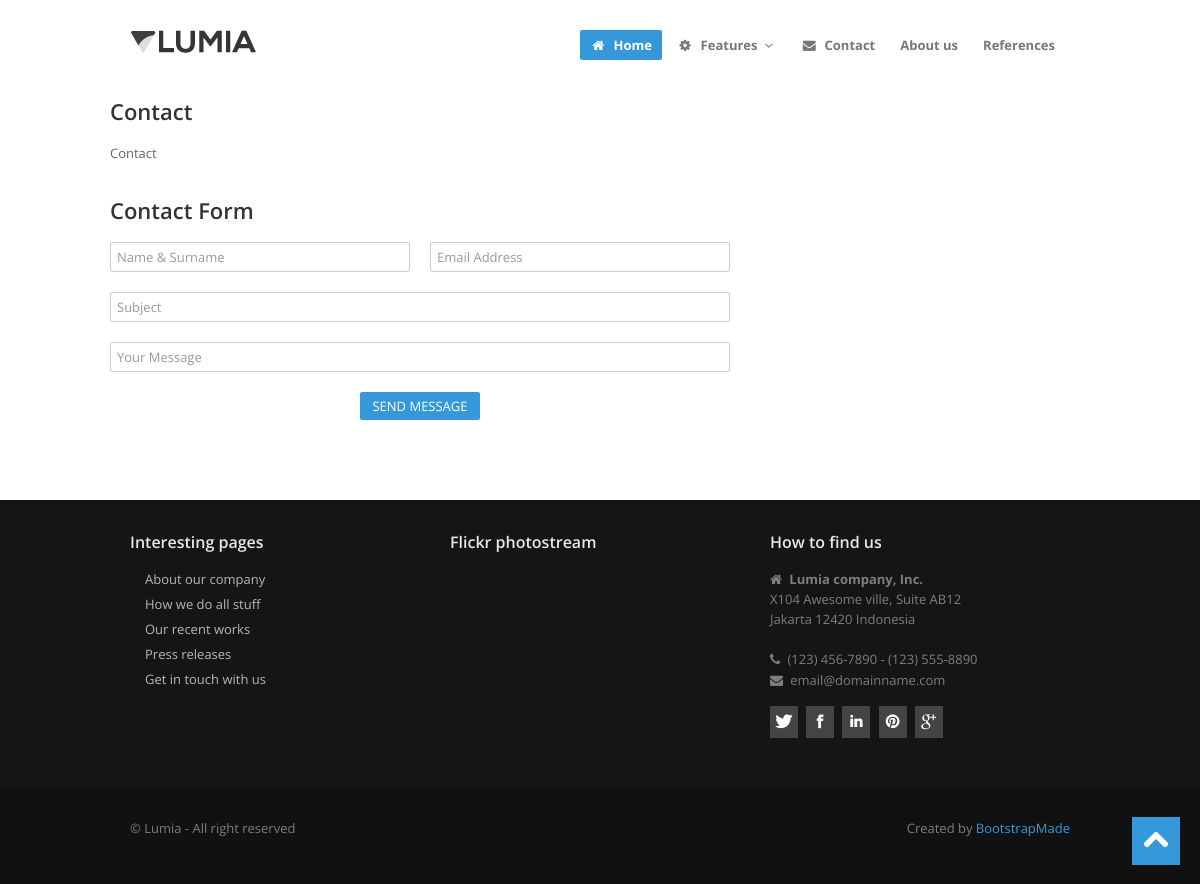
Before: /contact with the older database file.
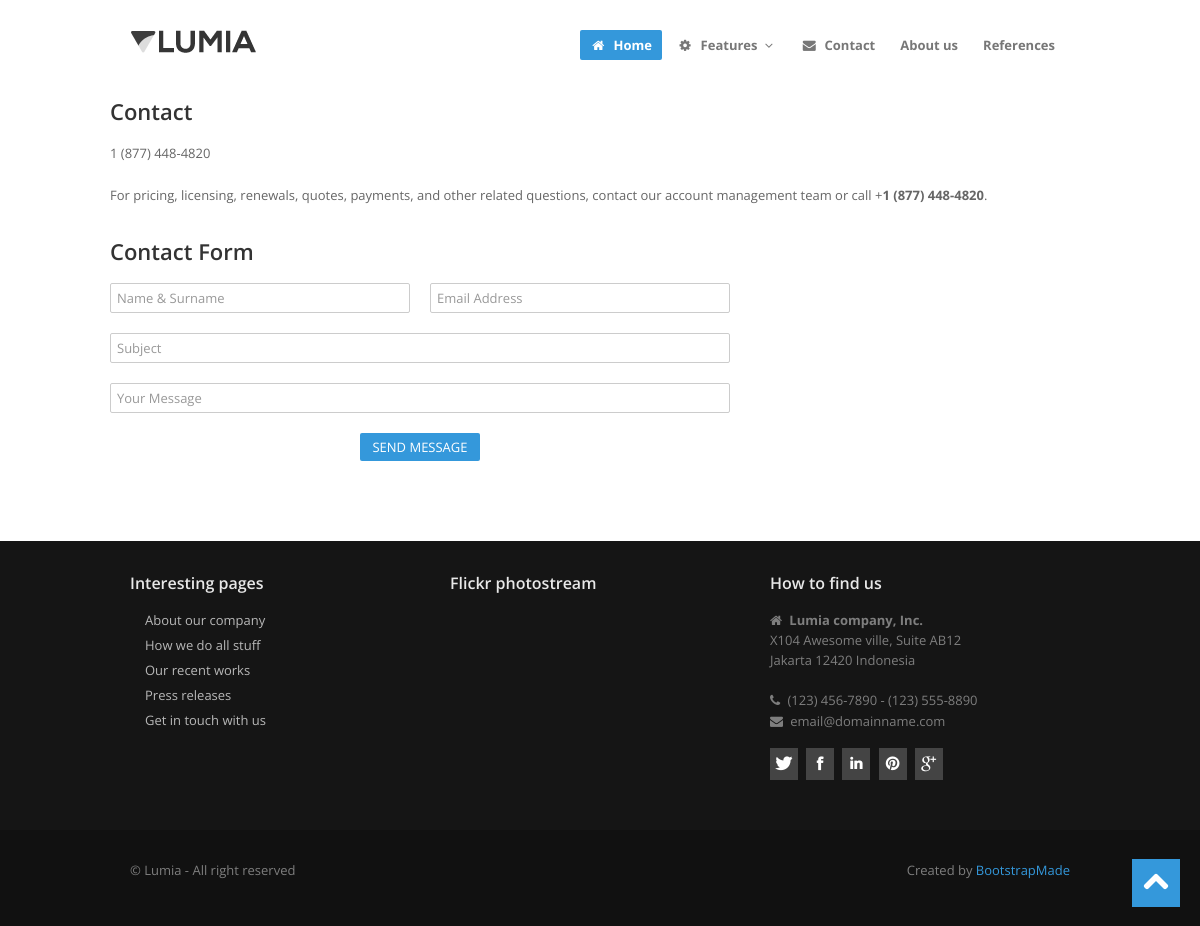
After: the same page with the newer database file.
### home/models.py (models this page shows, shortened)
class Setting(models.Model):
    title = models.CharField(max_length=200)
    keywords = models.CharField(max_length=255)
    description = models.CharField(max_length=255)
    company = models.CharField(max_length=80)
    address = models.CharField(max_length=255, blank=True)
    phone = models.CharField(max_length=20, blank=True)
    fax = models.CharField(max_length=20, blank=True)
    email = models.EmailField()
    smtpserver = models.CharField(max_length=255, blank=True)
    smtpemail = models.EmailField(blank=True)
    smtppassword = models.CharField(max_length=50, blank=True)
    smtpport = models.IntegerField(blank=True, null=True)
    image = models.ImageField(blank=True, upload_to='images/')
    facebook = models.CharField(max_length=80, blank=True)
    instagram = models.CharField(max_length=80, blank=True)
    twitter = models.CharField(max_length=80, blank=True)
    aboutus = RichTextUploadingField()
    contact = RichTextUploadingField()
    references = RichTextUploadingField()
    status = models.CharField(blank=True, max_length=5, choices=STATUS)
    created_at = models.DateTimeField(auto_now_add=True)
    updated_at = models.DateTimeField(auto_now=True)

### home/views.py (the view, shortened to what this page needs)
# urls.py: path('contact', views.contact, name="contact"),
def contact(request):
    form = ContactForm()
    setting = Setting.objects.first()
    context = {'setting': setting, 'form': form}
    return render(request, 'contact.html', context)

### home/models.py
class ContactForm(ModelForm):
    class Meta:
        model = ContactFormMessage
        fields = ('name', 'email', 'subject', 'message')
        widgets = {
            'name': TextInput(attrs={'class': 'input-block-level', 'placeholder': 'Name & Surname'}),
            'subject': TextInput(attrs={'class': 'input-block-level', 'placeholder': 'Subject'}),
            'email': TextInput(attrs={'class': 'input-block-level', 'placeholder': 'Email Address'}),
            'message': TextInput(attrs={'class': 'input-block-level', 'placeholder': 'Your Message', 'rows': '5'}),
        }

### home/templates/contact.html (shortened to what this page needs)
{% extends "homebase.html" %}
{% load static %}
{% block content %}
    <div class="container">
        <div class="row">
            <div class="">
                <div class="section-title">
                    <h3 class="title">Contact</h3>
                </div>
                {{setting.contact|safe}}
            </div>
        </div>
        <div class="row">
            <div class="section-title">
                <h3 class="title">Contact Form</h3>
            </div>
            <form action="" method="post" class="contactForm">
                <div class="row">
                    <div class="span4 form-group">
                        {{form.name}}
                    </div>
                    <div class="span4 form-group">
                        {{form.email}}
                    </div>
                    <div class="span8 form-group">
                        {{form.subject}}
                    </div>
                    <div class="span8 form-group">
                        {{form.message}}
                        <div class="text-center">
                            <input type="submit" class="btn btn-theme" value="SEND MESSAGE">
                        </div>
                    </div>
                </div>
            </form>
        </div>
    </div>
{% endblock %}

Changed rows visible on the page:
changed Setting: contact "Contact" → "1 (877) 448-4820 For pricing, licensing, renewals, quotes, payments, and other related questions, contact our account management team or call + 1 (877) 448-4820 ."
